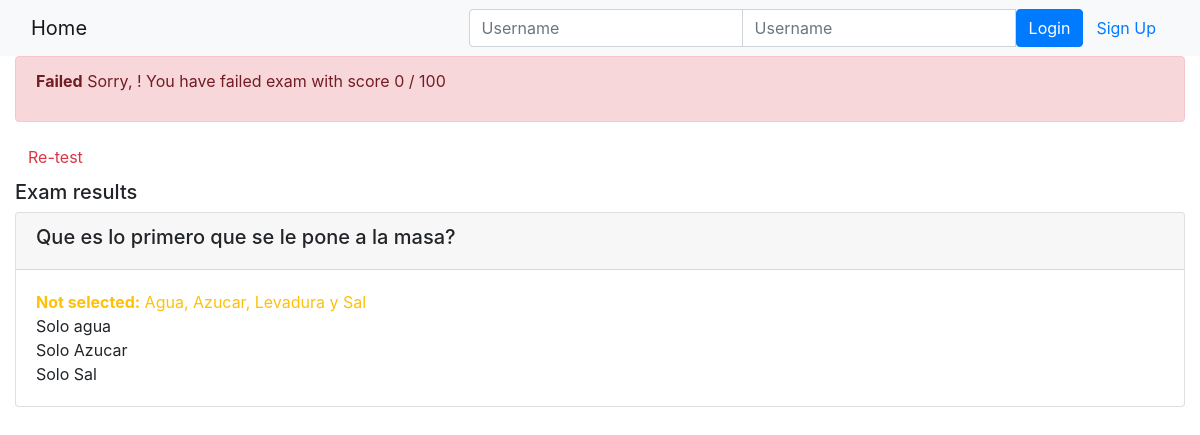
The app's page /onlinecourse/course/3/submission/3/result/, older data.
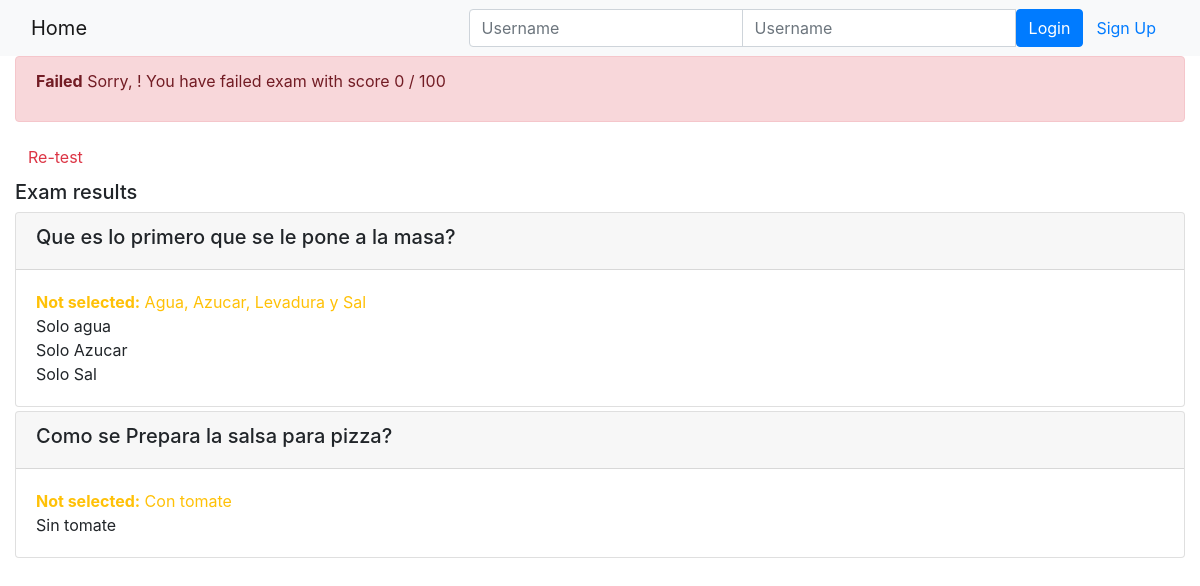
The same page, newer data.
### onlinecourse/models.py (models this page shows, shortened)
class Question(models.Model):
    course = models.ForeignKey(Course, on_delete = models.CASCADE)
    lesson = models.ForeignKey(Lesson, on_delete = models.CASCADE)
    question_text = models.CharField(max_length = 200)
    grade = models.IntegerField(default = 1)
    def is_get_score(self, selected_ids):
        all_answers = self.choice_set.filter(is_correct = True).count()
        selected_correct = self.choice_set.filter(is_correct = True, id__in = selected_ids).count()
        if all_answers == selected_correct:
            return True
        else:
            return False

class Choice(models.Model):
    question = models.ForeignKey(Question, on_delete = models.CASCADE)
    choice_text = models.CharField(max_length = 200)
    is_correct = models.BooleanField(default = False)

### onlinecourse/views.py (the view)
# urls.py: path('course/<int:course_id>/submission/<int:submission_id>/result/', views.show_exam_result, name='show_exam_result'),
def show_exam_result(request, course_id, submission_id):
    submission = get_object_or_404(Submission, id=submission_id)
    course = get_object_or_404(Course, id=course_id)
    selected_ids = submission.choices.values_list('id', flat=True)
    questions = Question.objects.filter(course = course)
    total_score = 100
    num_questions = questions.count()
    correct_questions = 0
    for question in questions:
        if question.is_get_score(selected_ids):
            correct_questions += 1
    score = int((correct_questions / num_questions) * 100)
    print(score)
    context = {
        "course": course,
        "selected_ids": selected_ids,
        "grade": score,
        "total_score": total_score,
    }
    return render(request, 'onlinecourse/exam_result_bootstrap.html', context)

### onlinecourse/templates/onlinecourse/exam_result_bootstrap.html (shortened to what this page needs)
<!DOCTYPE html>
<html lang="en">
<head>
    {% load static %}
    <link rel="stylesheet" href="https://maxcdn.bootstrapcdn.com/bootstrap/4.5.2/css/bootstrap.min.css">
</head>
<body class="mb-5">
    <nav class="navbar navbar-light bg-light">
        <div class="container-fluid">
            <div class="navbar-header">
                <a class="navbar-brand" href="{% url 'onlinecourse:index' %}">Home</a>
            </div>
            <ul class="nav navbar-nav navbar-right">
                {% if user.is_authenticated %}
                    <li>
                        <a class="btn btn-link" href="#">{{ user.first_name }}({{ user.username }})</a>
                        <a class="btn btn-link" href="{% url 'onlinecourse:logout' %}">Logout</a>
                    </li>
                {% else %}
                    <li>
                        <form class="form-inline" action="{% url 'onlinecourse:login' %}" method="post">
                            <div class="input-group">
                                <input type="text" class="form-control" placeholder="Username" name="username" >
                                <input type="password" class="form-control" placeholder="Username" name="psw" >
                                <button class="btn btn-primary" type="submit">Login</button>
                                <a class="btn btn-link" href="{% url 'onlinecourse:registration' %}">Sign Up</a>
                            </div>
                        </form>
                    </li>
                {% endif %}
            </ul>
        </div>
    </nav>
    <div class="container-fluid">
        {% if grade > 80 %}
            <div class="alert alert-success">
                <p><b>Congratulations, {{user.first_name}}!</b> You have passed the exam and complete the course with score {{grade}} / {{total_score}}</p>
            </div>
        {% else %}
            <div class="alert alert-danger">
                <p><b>Failed</b> Sorry, {{user.first_name}}! You have failed exam with score {{grade}} / {{total_score}}</p>
            </div>
            <a class="btn btn-link text-danger" href="{% url 'onlinecourse:course_details' course.id %}">Re-test</a>
        {% endif %}
        <div class="card-columns-vertical mt-1">
            <h5 class="">Exam results</h5>
            {% for question in course.question_set.all %}
                <div class="card mt-1">
                    <div class="card-header"><h5>{{ question.question_text}}</h5></div>
                    <div class="card-body">
                        {% for choice in question.choice_set.all %}
                            {% if choice.is_correct and choice.id in selected_ids %}
                                <p class="m-0 text-success" id="{{choice.id}}">{{ choice.choice_text }}</p>
                            {% elif choice.is_correct %}
                                <p class="m-0 text-warning" id="{{choice.id}}"><b>Not selected:</b> {{ choice.choice_text }}</p>
                            {% elif not choice.is_correct and choice.id in selected_ids %}
                                <p class="m-0 text-danger" id="{{choice.id}}"><b>Incorrect Answer:</b> {{ choice.choice_text }}</p>
                            {% else %}
                                <p class="m-0" id="{{choice.id}}">{{ choice.choice_text }}</p>
                            {% endif %}
                        {% endfor %}
                    </div>
                </div>
            {% endfor %}
        </div>
    </div>
</body>
</html>

Row changes from the older to the newer data that the page shows:
added Question: question_text "Como se Prepara la salsa para pizza?"
added Choice: choice_text "Con tomate", shown under "Como se Prepara la salsa para pizza?"
added Choice: choice_text "Sin tomate", shown under "Como se Prepara la salsa para pizza?"
